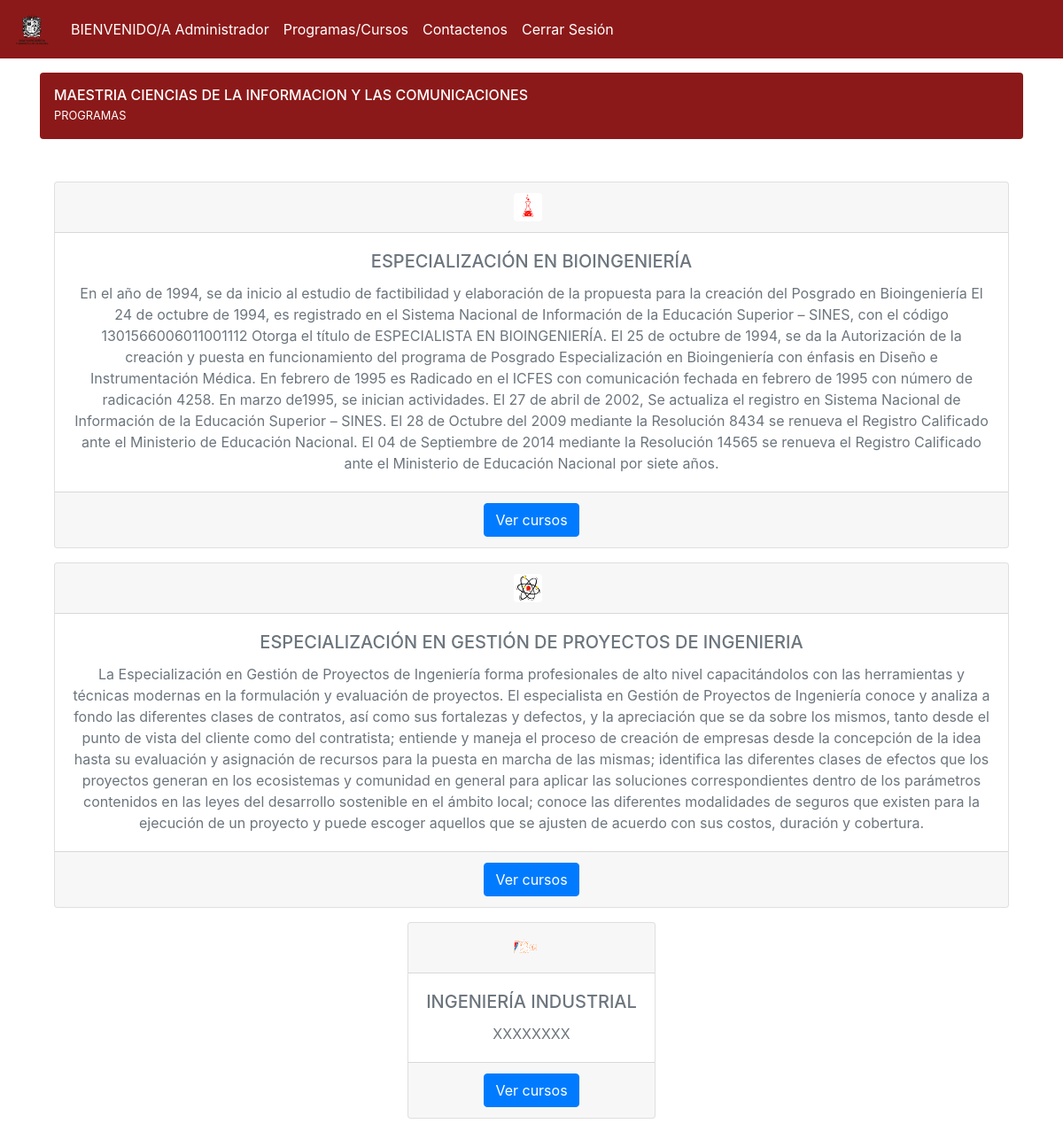
Screenshot of / (signed in) with the database file from the repository.
### web/models.py (models this page shows, shortened)
class Usuario(AbstractUser):
    identificacion = models.CharField(
        max_length = 30,
        blank = True,
        null = True,
        verbose_name = 'Identificación',
        )
    telefono = models.CharField(
        max_length = 30,
        blank = True,
        null = True,
        verbose_name = 'Teléfono',
        )
    codigo = models.CharField(
        max_length = 30,
        blank = True,
        null = True,
        verbose_name = 'Código',
        )
    edad = models.IntegerField(
        blank = True,
        null = True,
        verbose_name = 'Edad',
        )
    resultado_examen = models.CharField(
        max_length = 30,
        blank = True,
        null = True,
        verbose_name = 'Resultado examen de admisión',
        )
    pais = models.ForeignKey(
        'Pais',
        blank = True,
        null = True,
        verbose_name = 'País',
        on_delete=models.CASCADE
        )
    ciudad = models.ForeignKey(
        'Ciudad',
        blank = True,
        null = True,
        verbose_name = 'Ciudad',
        on_delete=models.CASCADE
        )
    genero = models.ForeignKey(
        'Genero',
        blank = True,
        null = True,
        verbose_name = 'Genero',
        on_delete=models.CASCADE
        )
    tipo_identificacion = models.ForeignKey(
        'TipoIdentificacion',
        blank = True,
        null = True,
        verbose_name = 'Tipo de identificación',
        on_delete=models.CASCADE
        )
    pregrado_egreso = models.ForeignKey(
        'PregradosEgreso',
        blank = True,
        null = True,
        verbose_name = 'Pregrado de egreso',
        on_delete=models.CASCADE
        )
    colegio_egreso = models.ForeignKey(
        'ColegioEgreso',
        blank = True,
        null = True,
        verbose_name = 'Colegio de egreso',
        on_delete=models.CASCADE
        )
    nota_pregrado = models.CharField(
        max_length = 5,
        blank = True,
        null = True,
        verbose_name = 'Nota pregrado',
        )
    class Meta:
        verbose_name = u'Usuario'
        verbose_name_plural = u'Usuarios'

class Programa(models.Model):
    codigo = models.CharField(
        max_length = 30,
        verbose_name = 'Código',
        )
    nombre = models.CharField(
        max_length = 250,
        verbose_name = 'Nombre del programa',
        )
    descripcion = models.TextField(
        verbose_name=u'Descripción del programa',
        )
    activo = models.BooleanField(
        default = True,
        verbose_name = u'Activo',
    )
    snies = models.CharField(
        max_length = 250,
        verbose_name = 'SNIES del programa',
        )
    direccion = models.CharField(
        max_length = 250,
        verbose_name = 'Dirección del programa',
        )
    email = models.CharField(
        max_length = 250,
        verbose_name = 'Email del programa',
        )
    imagen = models.ImageField(
        verbose_name=u'Imagen del programa',
        upload_to='imagenes_programas/',
        max_length=255,
        help_text='80x80',
        null = True,
    )
    telefono = models.CharField(
        max_length = 250,
        verbose_name = 'Teléfono del programa',
        )
    duracion = models.IntegerField(
        verbose_name = u'Duración',
    )
    cordinador = models.ForeignKey(
        'Usuario',
        verbose_name = 'Coordinador',
        on_delete=models.CASCADE
        )
    facultad = models.ForeignKey(
        'Facultad',
        blank = True,
        null = True,
        verbose_name = 'Facultad',
        on_delete=models.CASCADE
        )
    modalidad = models.ForeignKey(
        'Modalidad',
        blank = True,
        null = True,
        verbose_name = 'Modalidad',
        on_delete=models.CASCADE
        )
    jornada = models.ForeignKey(
        'Jornada',
        blank = True,
        null = True,
        verbose_name = 'Jornada',
        on_delete=models.CASCADE
        )
    plan_estudio = models.FileField(
        upload_to='./planes',
        verbose_name=u'Plan de estudio',
        )
    cursos = models.ManyToManyField(
        'Curso',
        verbose_name=u'Cursos del programa'
        )
    class Meta:
        verbose_name = u'Programa'
        verbose_name_plural = u'Programas'

### web/views.py (the view)
# urls.py: url(r'^$',views.programas.as_view(), name = 'programas'),
class programas(View):
    def get(self, request):
        programas = Programa.objects.filter(activo = True)
        return render(request, 'programas.html', {'programas':programas})

### web/templates/programas.html
{% extends "base-web.html" %}
{% load static %}
{% block content %}
<main role="main" class="container">
    <div class="d-flex align-items-center p-3 my-3 text-white bg-purple rounded box-shadow bg-principal">
        <div class="lh-100">
            <h6 class="mb-0 lh-100">MAESTRIA CIENCIAS DE LA INFORMACION Y LAS COMUNICACIONES</h6>
            <small>PROGRAMAS</small>
        </div>
    </div>
    <div class="my-3 p-3 bg-white rounded box-shadow">
        {% for programa in programas %}
        <div class="media text-muted pt-3 justify-content-center">
            <div class="card text-center">
                <div class="card-header">
                    <img data-src="{{ programa.imagen.url }}" class="mr-2 rounded" style="width: 32px; height: 32px;"
                        src="{{ programa.imagen.url }}" data-holder-rendered="true">
                </div>
                <div class="card-body">
                    <h5 class="card-title">{{ programa.nombre|upper }}</h5>
                    <p class="card-text">{{ programa.descripcion }}</p>
                </div>
                <div class="card-footer text-muted">
                    <a href="/detalle-programa/{{ programa.id }}" class="btn btn-primary">Ver cursos</a>
                </div>
            </div>
        </div>
        {% endfor %}
    </div>
</main>
{% endblock %}

### web/templates/base-web.html (shortened to what this page needs)
{% load static %}
<!doctype html>
<html lang="en">
  <head>
    <link rel="stylesheet" href="https://stackpath.bootstrapcdn.com/bootstrap/4.5.0/css/bootstrap.min.css">
    <link rel="stylesheet" href="{% static 'css/base.css'%}"/>
  </head>
  <body>
    <div class="container-fluid p-0">
        {% block navbar %}
        <nav class="navbar navbar-expand-lg navbar-light bg-navbar no-padding">
            <a class="navbar-brand" href=""><img src="{% static 'img/logo-ud.png'%}" class="logo-ud" /></a>
            <div class="collapse navbar-collapse" id="navbarSupportedContent">
              <ul class="navbar-nav mr-auto">
              {% if user.is_authenticated %}
              <li class="nav-item">
                  <a class="nav-link text-white" href="">BIENVENIDO/A {{ user.first_name}}</a>
                </li>
                {% endif %}
                <li class="nav-item">
                  <a class="nav-link text-white" href="/">Programas/Cursos</a>
                </li>
                <li class="nav-item">
                  <a class="nav-link text-white" href="/contactenos">Contactenos</a>
                </li>
                {% if not user.is_authenticated %}
                <li class="nav-item">
                    <a class="nav-link text-white" href="/iniciar-sesion">Inicar Sesión</a>
                  </li>
                  {% else %}
                  <li class="nav-item">
                    <a class="nav-link text-white" href="/cerrar-sesion">Cerrar Sesión</a>
                  </li>
                  {% endif %}
              </ul>
            </div>
          </nav>
          {% endblock %}
          {% block content %}
          {% endblock %}
    </div>
  </body>
</html>

### web/static/css/base.css (style rules this page uses)
.logo-ud { width: 40px; height: 40px; }
.bg-navbar { background-color: #8C1919; color: white; }
.bg-principal { background-color: #8C1919; }

### rows the page displays
Usuario: first_name "Administrador"
Programa: imagen (picture), nombre "ESPECIALIZACIÓN EN BIOINGENIERÍA", descripcion "En el año de 1994, se da inicio al estudio de factibilidad y elaboración de la propuesta para la creación del Posgrado en Bioingeniería El 24 de octubre de 1994, es registrado en el Sistema Nacional de Información de la Educación Superior – SINES, con el código 1301566006011001112 Otorga el título de ESPECIALISTA EN BIOINGENIERÍA. El 25 de octubre de 1994, se da la Autorización de la creación y puesta en funcionamiento del programa de Posgrado Especialización en Bioingeniería con énfasis en Diseño e Instrumentación Médica. En febrero de 1995 es Radicado en el ICFES con comunicación fechada en febrero de 1995 con número de radicación 4258. En marzo de1995, se inician actividades. El 27 de…"
Programa: imagen (picture), nombre "ESPECIALIZACIÓN EN GESTIÓN DE PROYECTOS DE INGENIERIA", descripcion "La Especialización en Gestión de Proyectos de Ingeniería forma profesionales de alto nivel capacitándolos con las herramientas y técnicas modernas en la formulación y evaluación de proyectos. El especialista en Gestión de Proyectos de Ingeniería conoce y analiza a fondo las diferentes clases de contratos, así como sus fortalezas y defectos, y la apreciación que se da sobre los mismos, tanto desde el punto de vista del cliente como del contratista; entiende y maneja el proceso de creación de empresas desde la concepción de la idea hasta su evaluación y asignación de recursos para la puesta en marcha de las mismas; identifica las diferentes clases de efectos que los proyectos generan en los…"
Programa: imagen (picture), nombre "INGENIERÍA INDUSTRIAL", descripcion "XXXXXXXX"
